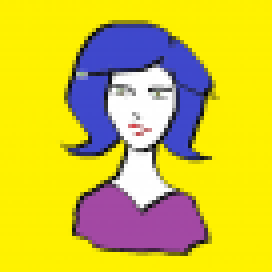
#> input picture original.png, 68 x 68 px (shown 4 times larger)
$ jupyter execute --allow-errors 'TASK I. RGB to HSV with range slider.ipynb'   (shell and % lines are left out)
#> lines starting #> are read from the running program, lines starting #| are printed output that depends on the picture
[cell 1]

import ipywidgets as widgets
import numpy as np
import matplotlib.image as mpimg
import matplotlib.pyplot as plt
import cv2

from IPython.display import display

colors = widgets.IntRangeSlider(
    value=[100, 200],
    min=0,
    max=255.0,
    step=1,
    description='H Range:',
    disabled=False,
    continuous_update=False,
    orientation='horizontal',
    readout=True,
    readout_format='d',
)
display(colors)
#x = np.random.random((500, 500, 3))
#im = plt.imshow(x)

def on_value_change(change):
#> called with change = 0
    print(colors.value)
    lower_b = np.array([int(colors.value[0]), 0, 0])
    upper_b = np.array([int(colors.value[1]), 255, 255])
    s_gradient = np.ones((500,1), dtype=np.uint8)*np.linspace(lower_b[1], upper_b[1], 500, dtype=np.uint8)
    v_gradient = np.rot90(np.ones((500,1), dtype=np.uint8)*np.linspace(lower_b[2], upper_b[2], 500, dtype=np.uint8))
    h_array = np.ones((500,1), dtype = np.uint8)*np.linspace(lower_b[0], upper_b[0], num=500, dtype=np.uint8)
    hsv_color = cv2.merge((h_array, s_gradient, v_gradient))
    rgb_color = cv2.cvtColor(hsv_color, cv2.COLOR_HSV2RGB)
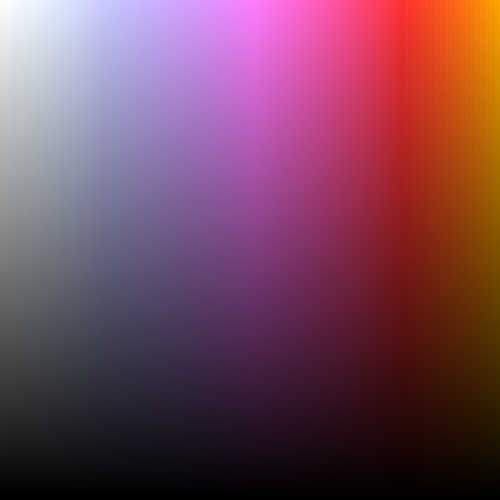
#> rgb_color: shape (500, 500, 3); mean R, G, B 118.4, 71.4, 91
    plt.ion()
    plt.imshow(rgb_color)
#> (this line was passed over: IPython is not available in this run)
    # im.set_data(rgb_color)
    # fig.canvas.draw()
    plt.draw()
#> (this line was passed over: IPython is not available in this run)


on_value_change(0)
colors.observe(on_value_change, names='value')
# fig.canvas.mpl_connect('on_value_change', on_value_change)

[cell 2]
source_img_rgb = cv2.imread('original.png')
#> source_img_rgb is the input picture: shape (68, 68, 3); mean B, G, R 58.4, 195.5, 210.5
print("Source Image (RGB)")
plt.imshow(source_img_rgb) # Source Image (RGB)
#> (this line was passed over: IPython is not available in this run)
plt.show()

# Переход в пространство HSV
source_image_hsv = cv2.cvtColor(source_img_rgb, cv2.COLOR_RGB2HSV)
#> source_image_hsv: shape (68, 68, 3); mean H, S, V 77, 206.4, 226.6
print("Source Image (HSV)")
plt.imshow(source_image_hsv) # Source Image (HSV)
#> (this line was passed over: IPython is not available in this run)
plt.show()
